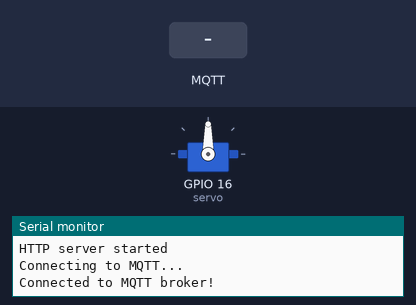
A program run on a simulated ESP32. Parts: servo, the last lines printed to the serial monitor. The inputs (shaded band) are chosen by the test bench. WiFi joins after 1.5 s; servers stay silent unless stated; no MQTT or app messages arrive unless stated.

Above: at 4.7 s.
4.8 s: MQTT message "piotr18862" arrives on the first subscribed topic
At 5.3 s:
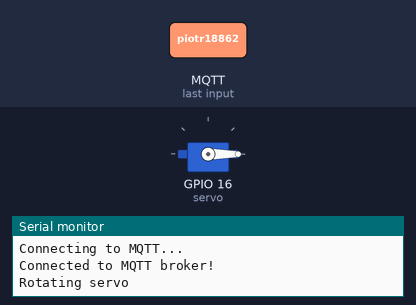
6.3 s: MQTT message "piotr18862" arrives on the second subscribed topic
7.8 s: MQTT message "piotr18862" arrives on the third subscribed topic
Timing chart, 0 to 10.8 s (numbered marks = the images above; inputs shaded):
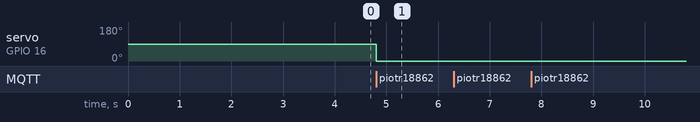

The program:

main.cpp
```cpp
#include <Arduino.h>
#include <WiFi.h>
#include <WebServer.h>
#include <ArduinoMqttClient.h>
#include <ESP32Servo.h>

WiFiClient wifiClient;
MqttClient mqttClient(wifiClient);

//Identity
const char* DEVICE_TYPE = "Lock";
const char* DEVICE_NAME = "Smart Door Lock";
String DEVICE_ID;

//Wifi
// const char* ssid = "Piotr";
// const char* password = "piotr18862";
const char* ssid = "13A";
const char* password = "InforDBWabbes3DPL";

//MQTT
const char* broker = "accesscontrol.home";
const int port = 1883;
const char* mqttUser = "lock";
const char* mqttPassword = "admin";

//Servo
Servo servo;

//Batery
int BAT = 35;
unsigned long last_battery_check;

WebServer server(80);

//Identity
String getChipId() {
    uint64_t chip_id = ESP.getEfuseMac();
    return String(chip_id, HEX);
}
String getIdentityJson() {
    return  "{ \"id\": \""+DEVICE_ID+"\", \"name\": \""+DEVICE_NAME+"\", \"type\": \""+DEVICE_TYPE+"\" }";
}
void initIdentity() {
    DEVICE_ID = getChipId();
    Serial.print("Device ID: ");
    Serial.println(DEVICE_ID);
    Serial.println(getIdentityJson());
}


//Server
void handleRoot() {
    server.send(200, "text/plain", "ESP32-S3 is running!");
}
void initServer() {
    WiFi.begin(ssid, password);

    while (WiFi.status() != WL_CONNECTED) {
        Serial.println("Connecting to the wifi....");
        delay(500);
    }

    server.on("/", handleRoot);
    server.begin();

    Serial.print("Connected to ");
    Serial.println(ssid);

    Serial.println("HTTP server started");
}
void loopServer() {
    server.handleClient();
}

//MQTT
void publishMQTT(String topic, String payload) {
    Serial.print("Publishing to ");
    Serial.print(topic);
    Serial.print(" : ");
    Serial.println(payload);

    mqttClient.beginMessage(topic);
    mqttClient.print(payload);
    mqttClient.endMessage();
}
void onMQTTMessage(int messageSize) {
    String message = "";
    String topic = mqttClient.messageTopic();

    while (mqttClient.available()) {
        char c = (char)mqttClient.read();
        message += c;
    }

    if (topic == "lock/open") {
        int angle = message.toInt();

        servo.write(angle);
        Serial.println("Rotating servo");

        delay(1500);
        Serial.println("Reversing servo");
        servo.write(0);


        //TODO Debug
        // delay(250);
        // digitalWrite(12, HIGH);
        // delay(angle * 10);
        // digitalWrite(12, LOW);
    }
    else if (topic == "lock/get/battery") {
        int ADC = analogRead(BAT);
        last_battery_check = millis();

        Serial.print("Battery voltage: ");
        Serial.println(ADC);

        publishMQTT("debug/debug", String(ADC));
    }
    else if (topic == "lock/get/rssi") {
        int rssi = WiFi.RSSI();

        Serial.print("RSSI: ");
        Serial.println(rssi);

        publishMQTT("debug/debug", String(rssi));
    }
    else if (topic == "presence") {
        publishMQTT("presence/confirm", getIdentityJson());
    }

}
void initMQTT() {
    mqttClient.setUsernamePassword(mqttUser, mqttPassword);


    Serial.println("Connecting to MQTT...");

    if (!mqttClient.connect(broker, port)) {
        Serial.println("Failed to connect to MQTT broker. Error: ");
        Serial.println(mqttClient.connectError());
        return;
    }

    Serial.println("Connected to MQTT broker!");
    mqttClient.subscribe("lock/open");
    mqttClient.subscribe("lock/get/battery");
    mqttClient.subscribe("lock/get/rssi");
    mqttClient.subscribe("presence");
    mqttClient.onMessage(onMQTTMessage);

}
void loopMQTT() {
    if (!mqttClient.connected()) {
        Serial.println("Disconnected from MQTT!");
    }

    mqttClient.poll();
}

//Servo
void initServo() {
    servo.attach(16);
}

//Battery
void loopBattery() {
    int voltage = analogRead(BAT);

    if (!last_battery_check || millis() - last_battery_check > 1000) {
        last_battery_check = millis();

        Serial.print("Battery voltage: ");
        Serial.println(voltage);

        // mqttClient.beginMessage("debug/debug");
        // mqttClient.print(voltage);
        // mqttClient.endMessage();
    }
}

void setup() {
    delay(2000);
    Serial.begin(115200);

    initIdentity();
    initServo();
    initServer();
    initMQTT();
}

void loop() {
    loopServer();
    loopMQTT();
    // loopBattery();
}
```

Measured:
- after the input at 4.8 s, servo on GPIO 16 (servo): 90° → 0° at once
